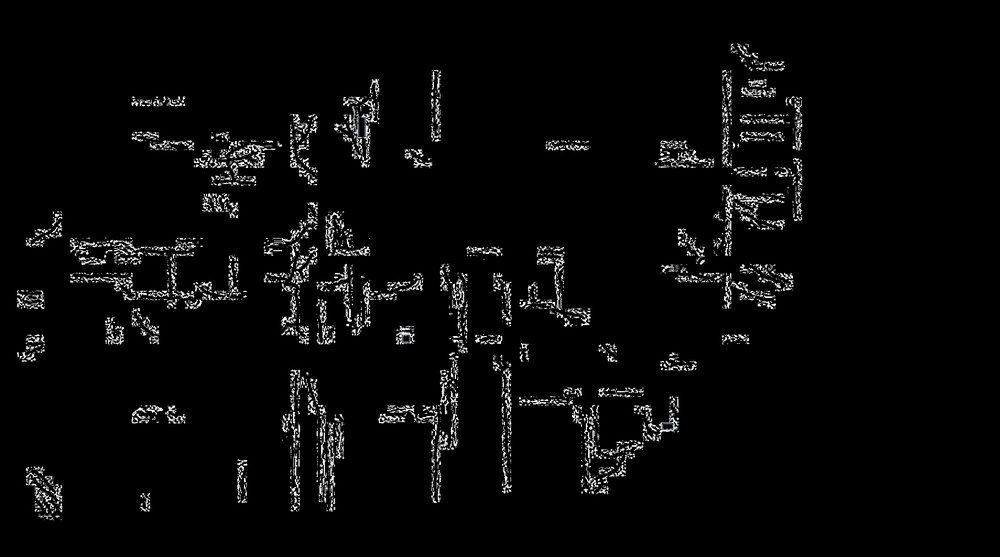
#> input picture 0_AI_ML_OpenCV/2_OpenCV/5_Red_Color/map1_red.jpg, 1000 x 557 px, shrunk from 1816 x 1011 before the run
$ python read_red.py
#> lines starting #> are read from the running program, lines starting #| are printed output that depends on the picture
import cv2
import matplotlib.pyplot as plt
image = cv2.imread("map1_red.jpg")
#> image is the input picture: shape (557, 1000, 3); mean B, G, R 8.1, 8.1, 8.1
h, w, c = image.shape               #height, width, channel
#> h = 557; w = 1000; c = 3
for i in range(h):
    for j in range(w):
        b, g, r = image[i, j]
        if (r>240 and g>240 and b>240):
            b=0
            g=0
            r=255
        else:
            b=255
            g=255
            r=255
        image[i, j] = [r, g, b]
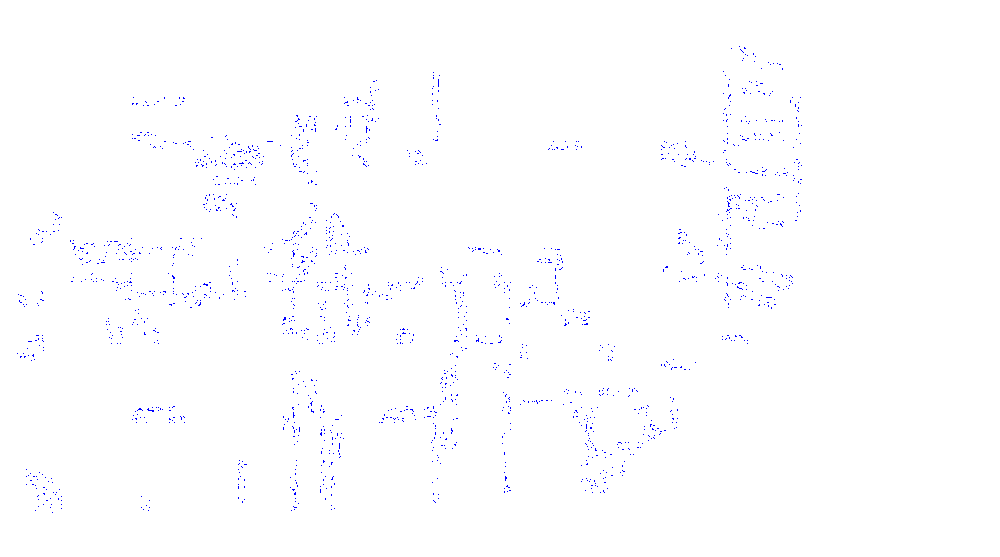
#> image: shape (557, 1000, 3); mean B, G, R 255, 253.6, 253.6
plt.figure(figsize= (20, 10))
plt.imshow(image)
plt.show()
plt.imsave("map11.bmp", image)
